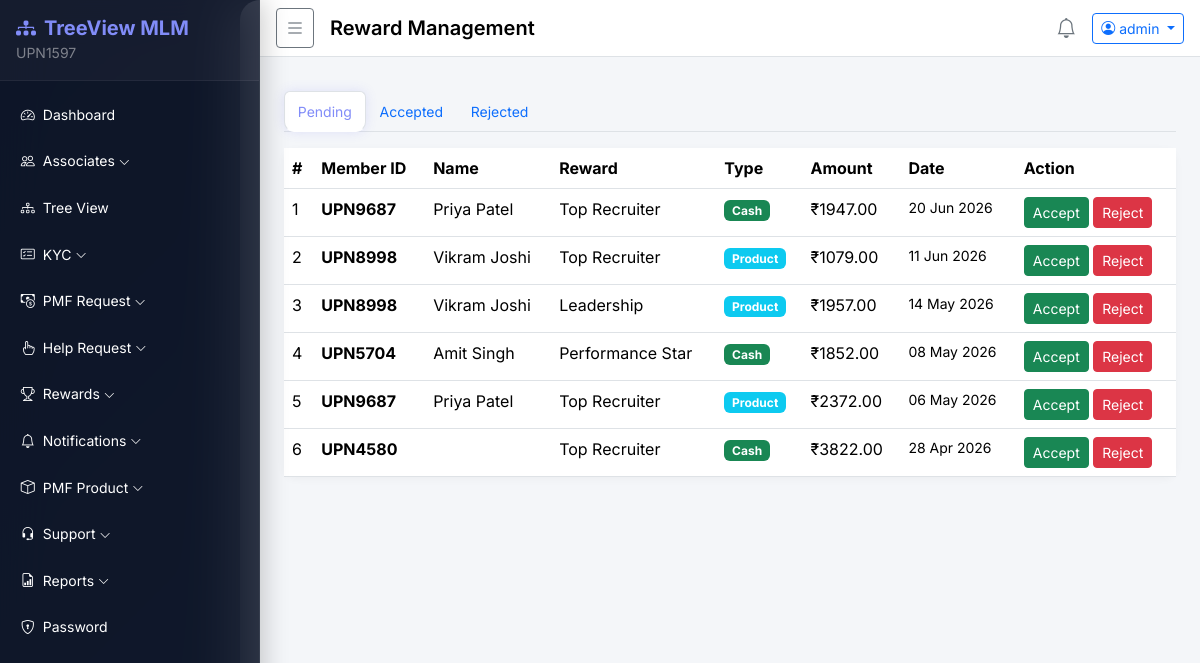
The app's page /rewards/admin/ (signed in) with its own data.
### accounts/models.py (models this page shows, shortened)
class User(AbstractBaseUser, PermissionsMixin):
    STATUS_CHOICES = [('active', 'Active'), ('inactive', 'Inactive'), ('pending', 'Pending')]
    member_id   = models.CharField(max_length=20, unique=True, default=generate_member_id)
    sponsor_id  = models.CharField(max_length=20, blank=True, null=True)
    username    = models.CharField(max_length=150, unique=True)
    email       = models.EmailField(unique=True)
    mobile      = models.CharField(max_length=15, blank=True)
    status      = models.CharField(max_length=10, choices=STATUS_CHOICES, default='pending')
    is_active   = models.BooleanField(default=True)
    is_staff    = models.BooleanField(default=False)
    plain_password = models.CharField(max_length=128, blank=True)  # stored for admin view
    created_at  = models.DateTimeField(default=timezone.now)
    objects = UserManager()
    USERNAME_FIELD = 'username'
    REQUIRED_FIELDS = ['email']
    class Meta:
        db_table = 'users'
    def get_full_name(self):
        profile = getattr(self, 'profile', None)
        if profile:
            return f"{profile.first_name} {profile.last_name}".strip()
        return self.username

class UserProfile(models.Model):
    user         = models.OneToOneField(User, on_delete=models.CASCADE, related_name='profile')
    first_name   = models.CharField(max_length=100, blank=True)
    last_name    = models.CharField(max_length=100, blank=True)
    address      = models.TextField(blank=True)
    city         = models.CharField(max_length=100, blank=True)
    state        = models.CharField(max_length=100, blank=True)
    country      = models.CharField(max_length=100, blank=True, default='India')
    pincode      = models.CharField(max_length=10, blank=True)
    profile_image = models.ImageField(upload_to='profiles/', blank=True, null=True)
    bank_name    = models.CharField(max_length=150, blank=True)
    account_holder = models.CharField(max_length=150, blank=True)
    account_number = models.CharField(max_length=50, blank=True)
    ifsc_code    = models.CharField(max_length=20, blank=True)
    gpay         = models.CharField(max_length=20, blank=True)
    phonepe      = models.CharField(max_length=20, blank=True)
    paytm        = models.CharField(max_length=20, blank=True)
    upi_id       = models.CharField(max_length=50, blank=True)
    class Meta:
        db_table = 'user_profiles'

### rewards/models.py (models this page shows, shortened)
class Reward(models.Model):
    STATUS_CHOICES = [('pending', 'Pending'), ('accepted', 'Accepted'), ('rejected', 'Rejected')]
    TYPE_CHOICES   = [('product', 'Product'), ('cash', 'Cash')]
    user               = models.ForeignKey(settings.AUTH_USER_MODEL, on_delete=models.CASCADE, related_name='rewards')
    reward_name        = models.CharField(max_length=200)
    reward_type        = models.CharField(max_length=10, choices=TYPE_CHOICES)
    reward_amount      = models.DecimalField(max_digits=10, decimal_places=2, default=0)
    qualification_date = models.DateTimeField(default=timezone.now)
    status             = models.CharField(max_length=10, choices=STATUS_CHOICES, default='pending')
    remarks            = models.TextField(blank=True)
    class Meta:
        db_table = 'rewards'
        ordering = ['-qualification_date']

### rewards/views.py (the view)
# urls.py: path('admin/',                  views.admin_rewards_list,  name='admin_list'),
@login_required
def admin_rewards_list(request):
    if not request.user.is_staff:
        return redirect('dashboard:user_dashboard')
    status_filter = request.GET.get('status', 'pending')
    rewards = Reward.objects.filter(status=status_filter).select_related('user')
    return render(request, 'rewards/admin_list.html', {'rewards': rewards, 'status_filter': status_filter})

### templates/rewards/admin_list.html (shortened to what this page needs)
{% extends 'base/base.html' %}
{% block page_title %}Reward Management{% endblock %}
{% block content %}
<ul class="nav nav-tabs mb-3">
  <li class="nav-item"><a class="nav-link {% if status_filter == 'pending' %}active{% endif %}" href="?status=pending">Pending</a></li>
  <li class="nav-item"><a class="nav-link {% if status_filter == 'accepted' %}active{% endif %}" href="?status=accepted">Accepted</a></li>
  <li class="nav-item"><a class="nav-link {% if status_filter == 'rejected' %}active{% endif %}" href="?status=rejected">Rejected</a></li>
</ul>
<div class="card">
  <div class="card-body p-0">
    <div class="table-responsive">
      <table class="table table-hover mb-0">
        <thead><tr><th>#</th><th>Member ID</th><th>Name</th><th>Reward</th><th>Type</th><th>Amount</th><th>Date</th><th>Action</th></tr></thead>
        <tbody>
          {% for r in rewards %}
          <tr>
            <td>{{ forloop.counter }}</td>
            <td><strong>{{ r.user.member_id }}</strong></td>
            <td>{{ r.user.get_full_name }}</td>
            <td>{{ r.reward_name }}</td>
            <td><span class="badge bg-{% if r.reward_type == 'cash' %}success{% else %}info{% endif %}">{{ r.reward_type|title }}</span></td>
            <td>₹{{ r.reward_amount }}</td>
            <td class="small">{{ r.qualification_date|date:"d M Y" }}</td>
            <td>
              {% if r.status == 'pending' %}
              <form method="POST" action="{% url 'rewards:admin_action' r.pk %}" class="d-inline">
                <button class="btn btn-sm btn-success">Accept</button>
              </form>
              <form method="POST" action="{% url 'rewards:admin_action' r.pk %}" class="d-inline">
                <button class="btn btn-sm btn-danger">Reject</button>
              </form>
              {% else %}
              <span class="badge badge-status-{{ r.status }}">{{ r.status|title }}</span>
              {% endif %}
            </td>
          </tr>
          {% empty %}
          <tr><td colspan="8" class="text-center py-3 text-muted">No rewards.</td></tr>
          {% endfor %}
        </tbody>
      </table>
    </div>
  </div>
</div>
{% endblock %}

### templates/base/base.html (shortened to what this page needs)
{% load static %}
{% load extras %}
<!DOCTYPE html>
<html lang="en">
<head>
  <link href="https://cdn.jsdelivr.net/npm/bootstrap@5.3.2/dist/css/bootstrap.min.css" rel="stylesheet">
  <link href="https://cdn.jsdelivr.net/npm/bootstrap-icons@1.11.3/font/bootstrap-icons.min.css" rel="stylesheet">
  <link rel="stylesheet" href="{% static 'css/style.css' %}">
</head>
<body>
  <div class="wrapper d-flex">
    <nav id="sidebar" class="sidebar text-white">
      <div class="sidebar-header p-3 d-flex align-items-center justify-content-between">
        <div>
          <h5 class="mb-0 fw-bold" style="color: #818cf8;"><i class="bi bi-diagram-3-fill me-2"></i>TreeView MLM</h5>
          {% if user.is_authenticated %}
          <small style="color: rgba(255,255,255,.45);">{{ user.member_id }}</small>
          {% endif %}
        </div>
      </div>
      <ul class="nav flex-column p-2 mt-1">
        {% if user.is_staff %}
          {% include 'base/sidebar_admin.html' %}
        {% else %}
          {% include 'base/sidebar_user.html' %}
        {% endif %}
      </ul>
    </nav>
    <div class="main-content flex-grow-1">
      <nav class="navbar navbar-expand-lg navbar-light bg-white border-bottom px-3 py-2">
        <button id="sidebarToggle" class="btn btn-sm btn-outline-secondary me-3">
          <i class="bi bi-list fs-5"></i>
        </button>
        <span class="navbar-brand fw-semibold">{% block page_title %}Dashboard{% endblock %}</span>
        <div class="ms-auto d-flex align-items-center gap-3">
          <a href="{% url 'notifications:add' %}" class="text-secondary position-relative">
            <i class="bi bi-bell fs-5"></i>
          </a>
          <div class="dropdown">
            <button class="btn btn-sm btn-outline-primary dropdown-toggle" data-bs-toggle="dropdown">
              <i class="bi bi-person-circle me-1"></i>{{ user.username }}
            </button>
          </div>
        </div>
      </nav>
      <div class="px-4 pt-3">
      </div>
      <div class="content px-4 py-3">
        {% block content %}{% endblock %}
      </div>
    </div>
  </div>
</body>
</html>

### static/css/style.css (style rules this page uses)
body { font-family: 'Inter', sans-serif; background: linear-gradient(135deg, #0b1120 0%, #1a2332 50%, #0b1120 100%); min-height: 100vh; overflow-x: hidden; }
.wrapper { display: flex; min-height: 100vh; }
.sidebar { width: 260px; min-width: 260px; transition: transform .3s ease, width .25s ease; z-index: 1050; overflow-y: auto; height: 100vh; background: rgba(15, 23, 42, 0.85); backdrop-filter: blur(24px); -webkit-backdrop-filter: blur(24px); border-right: 1px solid rgba(255, 255, 255, 0.06); box-shadow: 4px 0 24px rgba(0, 0, 0, 0.2); position: sticky; top: 0; }
.main-content { flex: 1; min-width: 0; background: #f4f6f9; border-radius: 20px 0 0 20px; margin-left: -20px; padding-left: 20px; }
.sidebar-header { background: rgba(255, 255, 255, 0.03); border-bottom: 1px solid rgba(255, 255, 255, 0.06) !important; }
.nav-link.active { background: rgba(99,102,241,.25); color: #818cf8 !important; box-shadow: 0 0 12px rgba(99,102,241,.15); }
.card { border: none; border-radius: 12px; box-shadow: 0 2px 8px rgba(0,0,0,.04); }

### records on screen
User: member_id "UPN1597", username "admin"
Reward: user.member_id "UPN9687", user.get_full_name "Priya Patel", reward_name "Top Recruiter", reward_type "Cash", reward_amount "1947.00", qualification_date "20 Jun 2026", status "Accept"
Reward: user.member_id "UPN8998", user.get_full_name "Vikram Joshi", reward_name "Top Recruiter", reward_type "Product", reward_amount "1079.00", qualification_date "11 Jun 2026", status "Accept"
Reward: user.member_id "UPN8998", user.get_full_name "Vikram Joshi", reward_name "Leadership", reward_type "Product", reward_amount "1957.00", qualification_date "14 May 2026", status "Accept"
Reward: user.member_id "UPN5704", user.get_full_name "Amit Singh", reward_name "Performance Star", reward_type "Cash", reward_amount "1852.00", qualification_date "08 May 2026", status "Accept"
Reward: user.member_id "UPN9687", user.get_full_name "Priya Patel", reward_name "Top Recruiter", reward_type "Product", reward_amount "2372.00", qualification_date "06 May 2026", status "Accept"
Reward: user.member_id "UPN4580", reward_name "Top Recruiter", reward_type "Cash", reward_amount "3822.00", qualification_date "28 Apr 2026", status "Accept"
